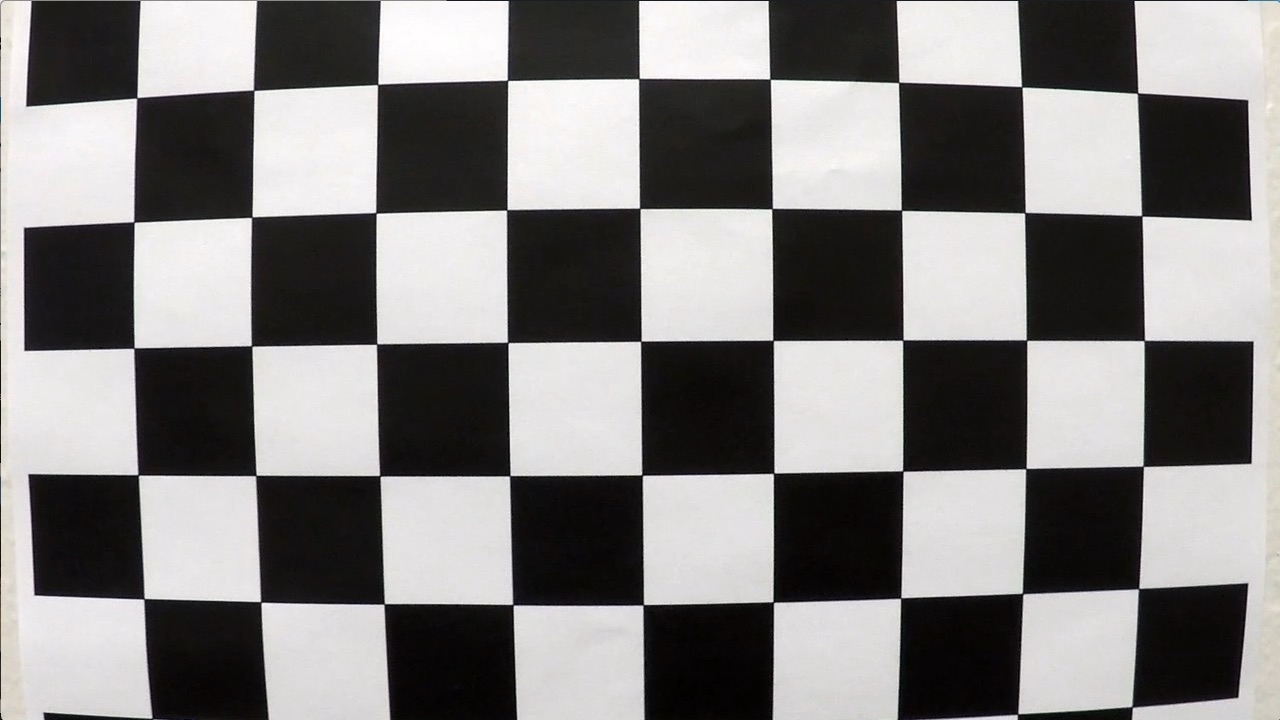
#> input picture advanced_lane_finder/data/camera_cal/calibration1.jpg, 1280 x 720 px
$ python test_oneshot_pipeline.py   (older library calls are emulated)
#> lines starting #> are read from the running program, lines starting #| are printed output that depends on the picture
### advanced_lane_finder/core/pipeline.py
import cv2
import glob
import matplotlib.pyplot as plt
import numpy as np
import os

from advanced_lane_finder.core.calibration import Calibration
from advanced_lane_finder.core.color import Color
from advanced_lane_finder.core.geometry import Point
from advanced_lane_finder.core.geometry import Transformation
from advanced_lane_finder.core.geometry import Trapezoid
from advanced_lane_finder.core.gradient import Gradient
from advanced_lane_finder.core.lines import Lines
from advanced_lane_finder.core.perspective import Perspective


class Pipeline:
    def __init__(self, nx, ny, kernel_size=3):
        self.img_ = {}
        self.calibration_ = Calibration(nx, ny)
        self.gradient_ = Gradient(kernel_size)
        self.lines_ = Lines()
        self.color_ = {}
        self.perspective_ = {}
        self.gradient_images_ = []
        self.filtered_ = {}
        self.calibration_path_ = "advanced_lane_finder/data/camera_cal/calibration*.jpg"
        self.curvatures_ = {"left": [], "right": []}
        self.offsets_ = []
        self.previous_polinomial_ = {"left": [], "right": [], "set": False}

    def GetCurvatures(self):
        return self.curvatures_

    def GetOffsets(self):
        return self.offsets_

    def Calibrate(self, calibration_images_pattern):
        files = glob.glob(calibration_images_pattern)
        for image in files:
            img = plt.imread(image)
#> img is the input picture: shape (720, 1280, 3); mean R, G, B 130.1, 128.4, 127.8
            gray = cv2.cvtColor(img, cv2.COLOR_RGB2GRAY)
            self.calibration_.Update(gray)
        self.calibration_.Calibrate()

    def InitPerspective(self):

        src_p0 = Point(165, 720)
        src_p1 = Point(550, 480)
        src_p2 = Point(730, 480)
        src_p3 = Point(1115, 720)

        src_trp = Trapezoid(src_p0, src_p1, src_p2, src_p3)

        dst_p0 = Point(250, 720)
        dst_p1 = Point(250, 460)
        dst_p2 = Point(980, 460)
        dst_p3 = Point(980, 720)

        dst_trp = Trapezoid(dst_p0, dst_p1, dst_p2, dst_p3)

        transformation = Transformation(src_trp, dst_trp)
        self.perspective_ = Perspective(transformation)

    def Undistort(self, img):
        self.img_ = self.calibration_.Undistort(img)

    def CalculateGradient(self):
        self.gradient_.CalculateGradient(self.img_)

    def FilterGradients(
        self,
        absolute_thresh=(0, 255),
        magnitude_thresh=(0, 255),
        direction_thresh=(0, np.pi / 2),
    ):
        absolute = self.gradient_.AbsoluteThreshold(absolute_thresh)
        self.gradient_images_.append(absolute[0])
        self.gradient_images_.append(absolute[1])
        self.gradient_images_.append(self.gradient_.MagnitudeThreshold(magnitude_thresh))
        self.gradient_images_.append(self.gradient_.DirectionThreshold(direction_thresh))

    def InitColor(self):
        self.color_ = Color(self.img_)

    def FilterColor(self, threshold=(0, 255)):
        self.filtered_ = self.color_.Filter(threshold)

    def JoinOption(self, option="A"):
        combined = np.zeros_like(self.gradient_images_[0])
        abs_threshold = []
        abs_threshold.append(self.gradient_images_[0])
        abs_threshold.append(self.gradient_images_[1])
        mag_threshold = self.gradient_images_[2]
        dir_threshold = self.gradient_images_[3]
        if option is "A":
            combined[
                ((abs_threshold[0] == 1) | ((mag_threshold == 1) & (dir_threshold == 1)))
                | (self.filtered_ == 1)
            ] = 1
        elif option is "B":
            combined[(abs_threshold[0] == 1) | (self.filtered_ == 1)] = 1
        elif option is "C":
            combined[(abs_threshold[0] == 1) | (self.filtered_ == 1)] = 1
        return combined

    def Transform(self, img):
        return self.perspective_.Transform(img)

    def FitPolynomial(self, img, visualize=False):
        if not self.previous_polinomial_['set']:
            left_fit, right_fit = self.lines_.Process(img, visualize)
            self.previous_polinomial_["left"] = left_fit
            self.previous_polinomial_["right"] = right_fit
            self.previous_polinomial_["set"] = True
        else:
            left_fit, right_fit =  self.lines_.LookBack(img, self.previous_polinomial_['left'].polynomial_, self.previous_polinomial_['right'].polynomial_)
            self.previous_polinomial_["left"] = left_fit
            self.previous_polinomial_["right"] = right_fit
        return left_fit, right_fit

    def CalculateCurvature(self, polynomial_fit, y, ym_per_pix=(30 / 720)):
        return self.lines_.CalculateCurvature(polynomial_fit, y, ym_per_pix)

    def CalculateOffsetFromCenter(self, left_fit, right_fit):
        return self.lines_.CalculateOffsetFromCenter(left_fit, right_fit)

    def PlotLaneOnImage(self, img, left_fit, right_fit):
        lane_img = self.lines_.PlotPoly(img, left_fit, right_fit)
        unwarped_lane = self.perspective_.InverseTransform(lane_img)
        return cv2.addWeighted(self.img_, 1, unwarped_lane, 0.3, 0)

    def Prepare(self):
        self.Calibrate(self.calibration_path_)
        self.InitPerspective()

    def Process(self, img, display=False):
        self.gradient_images_ = []
        if display:
            plt.imshow(img)
            plt.show()
        self.Undistort(img)
        self.CalculateGradient()
        self.FilterGradients((20, 100), (30, 100), (0.7, 1.3))
        self.InitColor()
        self.FilterColor((100, 255))
        combinedA = self.JoinOption()

        transformed = self.Transform(combinedA)

        left_fit, right_fit = self.FitPolynomial(transformed, False)

        result = self.PlotLaneOnImage(self.img_, left_fit, right_fit)

        y_eval = img.shape[0]
        left_c = self.CalculateCurvature(left_fit.rw_polynomial_, y_eval)
        right_c = self.CalculateCurvature(right_fit.rw_polynomial_, y_eval)
        offset = self.CalculateOffsetFromCenter(left_fit, right_fit)
        self.curvatures_["left"].append(left_c)
        self.curvatures_["right"].append(right_c)
        self.offsets_.append(offset)

        cv2.putText(result, 'Curvature radius (L): ' + str(left_c) + 'm', (0, 30), cv2.FONT_HERSHEY_SIMPLEX, 1, (255, 255, 255))
        cv2.putText(result, 'Curvature radius (R): ' + str(right_c) + 'm', (0, 80), cv2.FONT_HERSHEY_SIMPLEX, 1, (255, 255, 255))
        cv2.putText(result, 'Offset from centerline: ' + str(offset) + 'm', (0, 130), cv2.FONT_HERSHEY_SIMPLEX, 1, (255, 255, 255))

        return result

### advanced_lane_finder/core/calibration.py
import cv2
import numpy as np


class Calibration:
    def __init__(self, nx, ny):
        self.nx_ = nx
        self.ny_ = ny
        self.image_points_ = []
        self.object_points_ = []
        self.matrix = []
        self.distortion_coefficients_ = []
        self.shape_ = []

    def Update(self, image):
        ret, corners = cv2.findChessboardCorners(image, (self.nx_, self.ny_), None)
#> ret = False; corners = None
        if ret == True:
            if len(self.shape_) == 0:
                self.shape_ = image.shape[::-1]
            object_points = np.zeros((self.nx_ * self.ny_, 3), np.float32)
            object_points[:, :2] = np.mgrid[0 : self.nx_, 0 : self.ny_].T.reshape(-1, 2)
            self.image_points_.append(corners)
            self.object_points_.append(object_points)

    def Calibrate(self):
        ret, matrix, dist, rvecs, tvecs = cv2.calibrateCamera(
            self.object_points_, self.image_points_, self.shape_, None, None
        )
#> ret = 0.644; matrix = [[1057.6, 0, 691.1], [0, 1058.6, 278], [0, 0, 1]]; dist = [[-0.322, 0.709, 0.013, 0.00946, -1.02]]; rvecs = ([0.424, -0.236, 0.0488], [-0.024, 0.4, -0.0295]); tvecs = ([-2.48, 1.1, 17.79], [-17.95, -0.401, 29.17])
        self.matrix_ = matrix
#> self.matrix_ = [[1057.6, 0, 691.1], [0, 1058.6, 278], [0, 0, 1]]
        self.distortion_coefficients_ = dist
#> self.distortion_coefficients_ = [[-0.322, 0.709, 0.013, 0.00946, -1.02]]
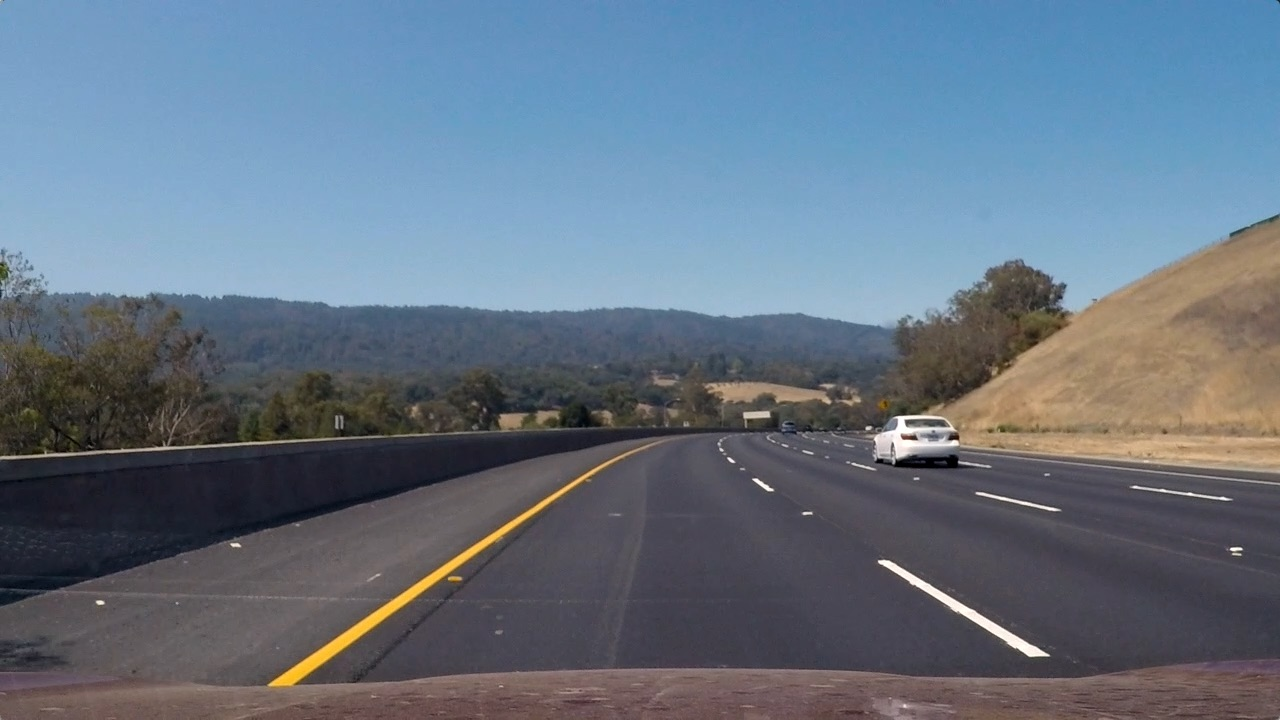
#> input picture advanced_lane_finder/data/test_images/test3.jpg, 1280 x 720 px, found by its file name
#> further down, img is the input picture: shape (720, 1280, 3); mean R, G, B 101.1, 115.3, 130.7

    def Undistort(self, image):
        return cv2.undistort(image, self.matrix_, self.distortion_coefficients_, None, self.matrix_)

### advanced_lane_finder/core/gradient.py
import cv2
import numpy as np


class Gradient:
    def __init__(self, kernel_size=3):
        self.kernel_size_ = kernel_size
        self.x_ = []
        self.y_ = []

    def CalculateGradient(self, img):
        gray = cv2.cvtColor(img, cv2.COLOR_RGB2GRAY)
        self.x_ = cv2.Sobel(gray, cv2.CV_64F, 1, 0, ksize=self.kernel_size_)
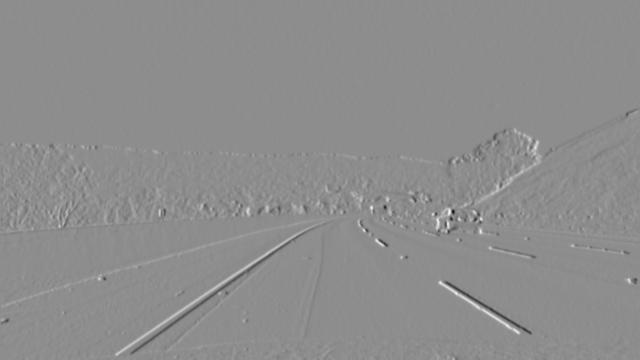
#> self.x_: shape (720, 1280) float64 (shown at 1/2 size); min -4.24e+09, max 3.4e+09, mean 1210032.1; drawn with min black and max white
        self.y_ = cv2.Sobel(gray, cv2.CV_64F, 0, 1, ksize=self.kernel_size_)
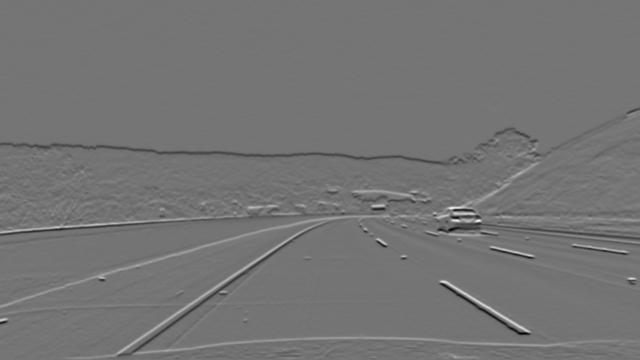
#> self.y_: shape (720, 1280) float64 (shown at 1/2 size); min -4.82e+09, max 5.7e+09, mean -7117246.6; drawn with min black and max white

    def Scale(self, img, peak=255):
#> called with peak = 255
        return np.uint8(peak * img / np.max(img))
#> returned value: shape (720, 1280)

    def AbsoluteThreshold(self, thresh=(0, 255)):
        absolute = (np.absolute(self.x_), np.absolute(self.y_))
        scaled_abs = (self.Scale(absolute[0]), self.Scale(absolute[1]))
#> call 2 of Scale, with peak = 255
#> in Scale (call 2), `return np.uint8(peak * img / np.max(img))`:
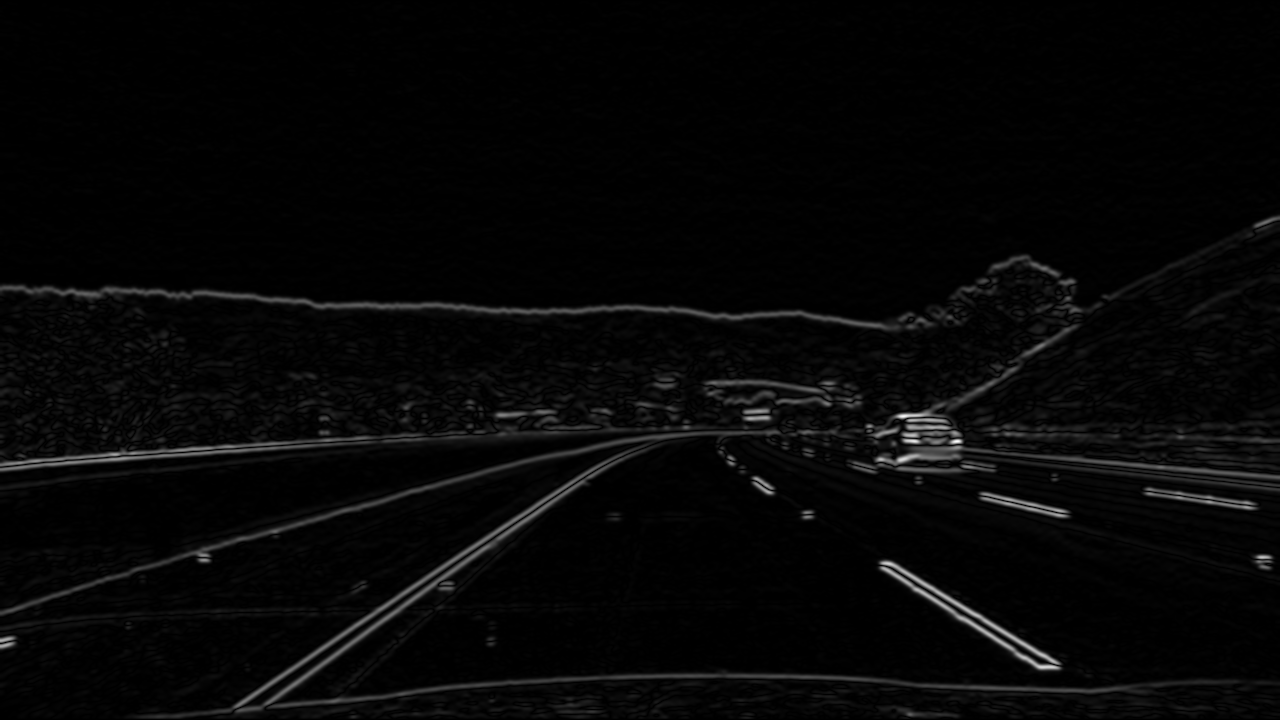
#> returned value: shape (720, 1280); min 0, max 255, mean 6.4
        output = np.zeros_like(scaled_abs)
        output[0, (scaled_abs[0] > thresh[0]) & (scaled_abs[0] < thresh[1])] = 1
        output[1, (scaled_abs[1] > thresh[0]) & (scaled_abs[1] < thresh[1])] = 1
        return output

    def MagnitudeThreshold(self, thresh=(0, 255)):
#> called with thresh = (30, 100)
        magnitude = np.sqrt(self.x_ ** 2 + self.y_ ** 2)
#> (the rest of the program and of its run is left out)
